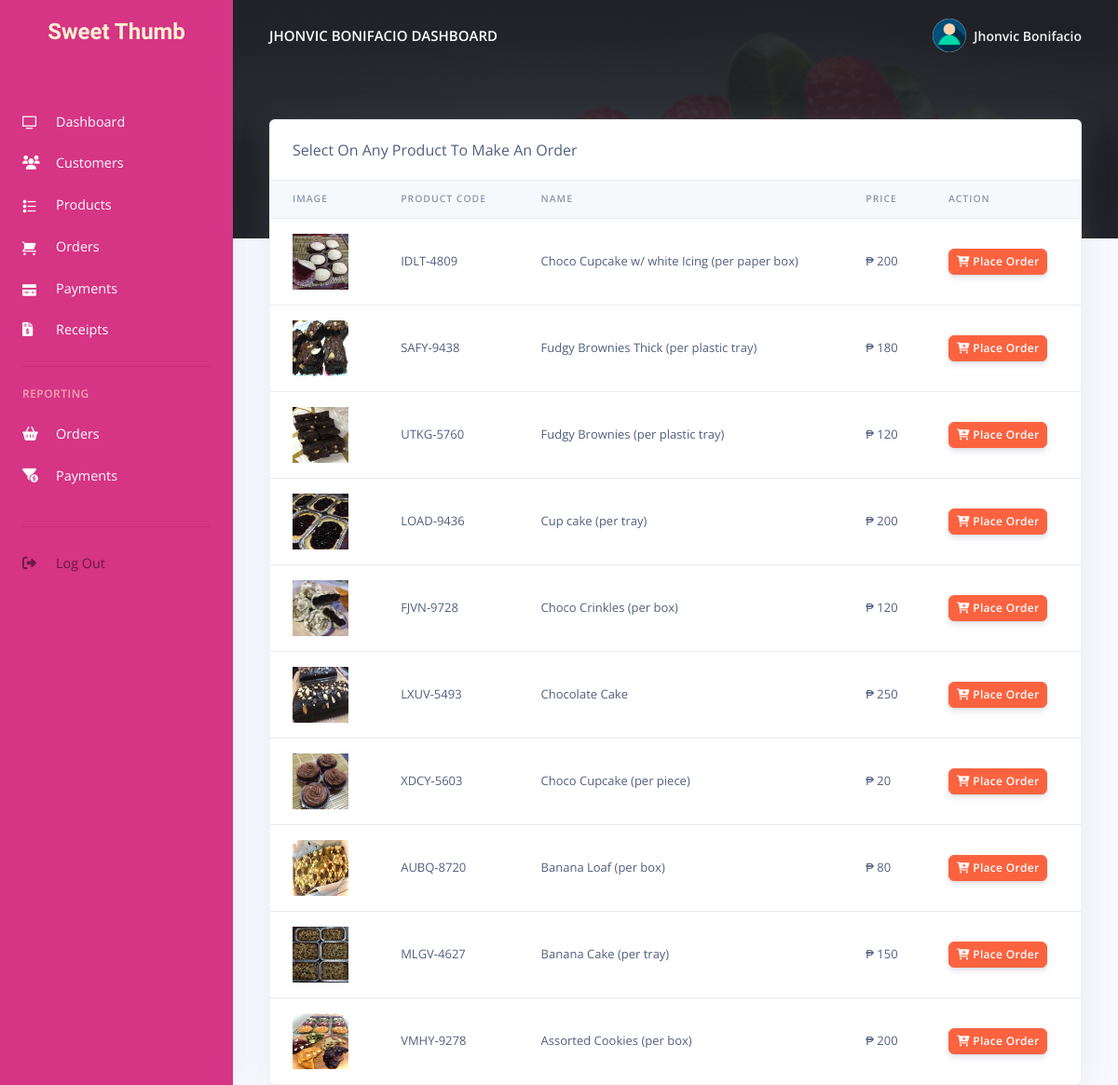
The page /pos/cashier/orders.php (signed in) on the database as committed earlier.
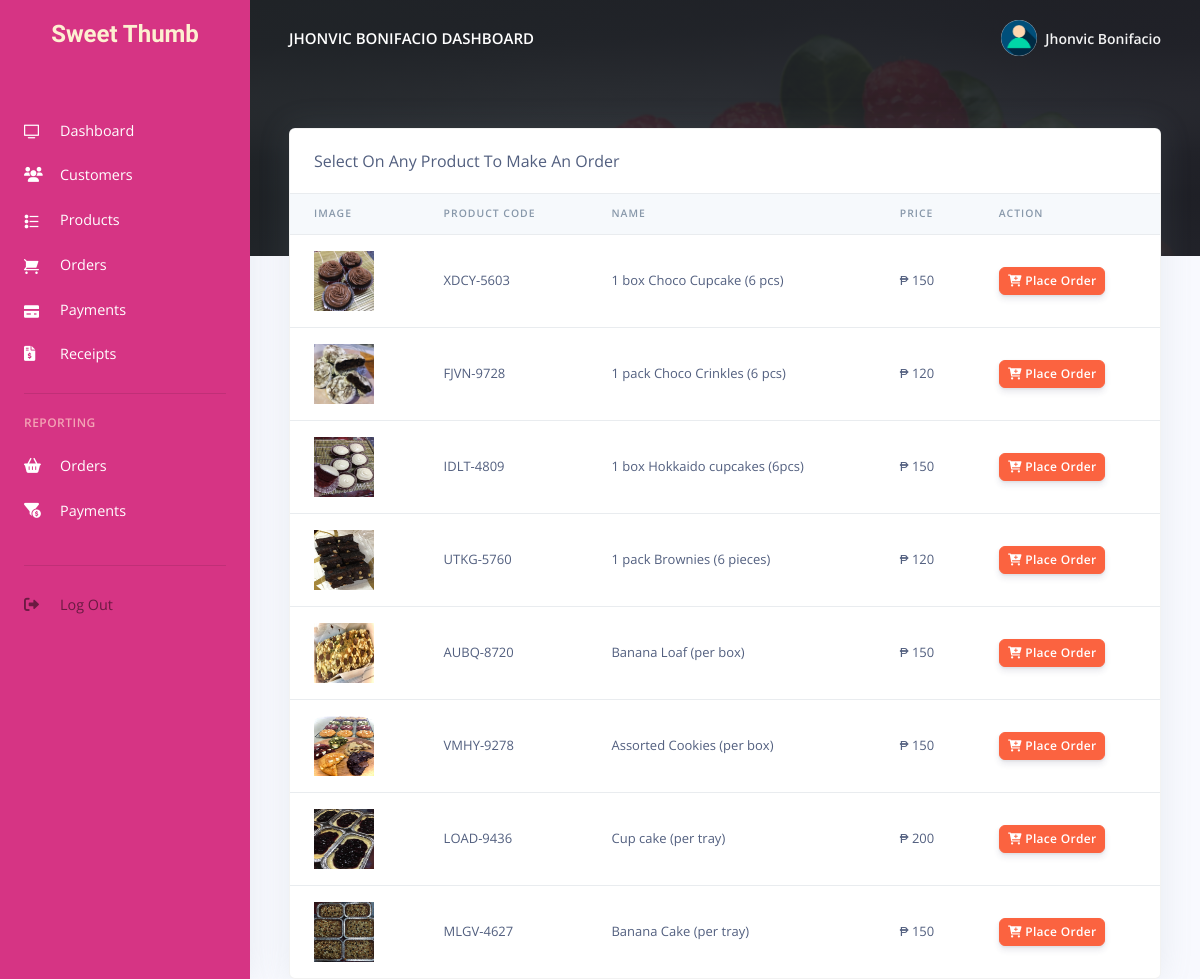
The same page on the database as committed later.
### tables this page shows
CREATE TABLE `rpos_staff` (
  `staff_id` int(20) NOT NULL,
  `staff_name` varchar(200) NOT NULL,
  `staff_number` varchar(200) NOT NULL,
  `staff_email` varchar(200) NOT NULL,
  `staff_password` varchar(200) NOT NULL,
  `created_at` timestamp(6) NOT NULL DEFAULT current_timestamp(6) ON UPDATE current_timestamp(6)
);

CREATE TABLE `rpos_products` (
  `prod_id` varchar(200) NOT NULL,
  `prod_code` varchar(200) NOT NULL,
  `prod_name` varchar(200) NOT NULL,
  `prod_img` varchar(200) NOT NULL,
  `prod_desc` longtext NOT NULL,
  `prod_price` varchar(200) NOT NULL,
  `created_at` timestamp(6) NOT NULL DEFAULT current_timestamp(6) ON UPDATE current_timestamp(6)
);

### pos/cashier/orders.php (the view, shortened to what the changed rows need)
<?php
include('config/config.php');
require_once('partials/_head.php');
?>
<body>
  <?php
  require_once('partials/_sidebar.php');
  ?>
  <div class="main-content">
    <?php
    require_once('partials/_topnav.php');
    ?>
    <div class="container-fluid mt--8">
      <div class="row">
        <div class="col">
          <div class="card shadow">
            <div class="table-responsive">
              <table class="table align-items-center table-flush">
                <thead class="thead-light">
                  <tr>
                    <th scope="col">Image</th>
                    <th scope="col">Product Code</th>
                    <th scope="col">Name</th>
                    <th scope="col">Price</th>
                    <th scope="col">Action</th>
                  </tr>
                </thead>
                <tbody>
                  <?php
                  $ret = "SELECT * FROM  rpos_products  ORDER BY `rpos_products`.`created_at` DESC ";
                  $stmt = $mysqli->prepare($ret);
                  $stmt->execute();
                  $res = $stmt->get_result();
                  while ($prod = $res->fetch_object()) {
                  ?>
                    <tr>
                      <td>
                        <?php
                        if ($prod->prod_img) {
                          echo "<img src='../admin/assets/img/products/$prod->prod_img' height='60' width='60 class='img-thumbnail'>";
                        } else {
                          echo "<img src='../admin/assets/img/products/default.jpg' height='60' width='60 class='img-thumbnail'>";
                        }
                        ?>
                      </td>
                      <td><?php echo $prod->prod_code; ?></td>
                      <td><?php echo $prod->prod_name; ?></td>
                      <td>₱ <?php echo $prod->prod_price; ?></td>
                      <td>
                        <a href="make_oder.php?prod_id=<?php echo $prod->prod_id; ?>&prod_name=<?php echo $prod->prod_name; ?>&prod_price=<?php echo $prod->prod_price; ?>">
                          <button class="btn btn-sm btn-warning">
                            <i class="fas fa-cart-plus"></i>
                            Place Order
                          </button>
                        </a>
                      </td>
                    </tr>
                  <?php } ?>
                </tbody>
              </table>
            </div>
          </div>
        </div>
      </div>
    </div>
  </div>
</body>
</html>

### pos/cashier/partials/_sidebar.php (shortened to what the changed rows need)
<?php
  $staff_id = $_SESSION['staff_id'];
  $ret = "SELECT * FROM  rpos_staff  WHERE staff_id = '$staff_id'";
  $stmt = $mysqli->prepare($ret);
  $stmt->execute();
  $res = $stmt->get_result();
  while ($staff_id = $res->fetch_object()) {
?>
<!DOCTYPE html>
<html lang="en">
<head>
  <link rel="stylesheet" href="https://cdnjs.cloudflare.com/ajax/libs/font-awesome/6.0.0-beta3/css/all.min.css" />
</head>
<body>
    <nav class="navbar navbar-vertical fixed-left navbar-expand-md navbar-light" style="background-color: #D63484;"  id="sidenav-main">
      <div class="container-fluid">
        <a class="navbar-brand pt-0" href="dashboard.php">
          <h1 style="font-family: 'Shrikhand', serif;color: #FDF0D1;font-size: 1.5rem;">Sweet Thumb</h1>
        </a>
        <div class="collapse navbar-collapse" id="sidenav-collapse-main">
          <ul class="navbar-nav">
            <li class="nav-item">
              <a class="nav-link text-white" href="dashboard.php">
                <i class="ni ni-tv-2"></i> Dashboard
              </a>
            </li>
            <li class="nav-item">
              <a class="nav-link  text-white" href="customes.php">
                <i class="fas fa-users"></i> Customers
              </a>
            </li>
            <li class="nav-item">
              <a class="nav-link text-white" href="products.php">
                <i class="ni ni-bullet-list-67"></i>Products
              </a>
            </li>
            <li class="nav-item">
              <a class="nav-link text-white" href="orders.php">
                <i class="ni ni-cart"></i> Orders
              </a>
            </li>
            <li class="nav-item">
              <a class="nav-link text-white" href="payments.php">
                <i class="ni ni-credit-card"></i> Payments
              </a>
            </li>
            <li class="nav-item">
              <a class="nav-link text-white" href="receipts.php">
                <i class="fas fa-file-invoice-dollar"></i> Receipts
              </a>
            </li>
          </ul>
          <hr class="my-3">
          <h6 class="navbar-heading text-pink">Reporting</h6>
          <ul class="navbar-nav mb-md-3">
            <li class="nav-item">
              <a class="nav-link text-white" href="orders_reports.php">
                <i class="fas fa-shopping-basket"></i> Orders
              </a>
            </li>
            <li class="nav-item">
              <a class="nav-link text-white" href="payments_reports.php">
                <i class="fas fa-funnel-dollar"></i> Payments
              </a>
            </li>
          </ul>
          <hr class="my-3">
          <ul class="navbar-nav mb-md-3">
            <li class="nav-item">
              <a class="nav-link text-black" href="logout.php">
                <i class="fas fa-sign-out-alt text-black"></i> Log Out
              </a>
            </li>
          </ul>
        </div>
      </div>
    </nav>
  <?php } ?>
</body>
</html>

### pos/cashier/partials/_topnav.php (shortened to what the changed rows need)
<?php
$staff_id = $_SESSION['staff_id'];
$ret = "SELECT * FROM  rpos_staff  WHERE staff_id = '$staff_id'";
$stmt = $mysqli->prepare($ret);
$stmt->execute();
$res = $stmt->get_result();
while ($staff = $res->fetch_object()) {
?>
    <nav class="navbar navbar-top navbar-expand-md navbar-dark" id="navbar-main">
        <div class="container-fluid">
            <a class="h4 mb-0 text-white text-uppercase d-none d-lg-inline-block" href="dashboard.php"><?php echo $staff->staff_name; ?> Dashboard</a>
            <ul class="navbar-nav align-items-center d-none d-md-flex">
                <li class="nav-item dropdown">
                    <a class="nav-link pr-0" href="#" role="button" data-toggle="dropdown" aria-haspopup="true" aria-expanded="false">
                        <div class="media align-items-center">
                            <span class="avatar avatar-sm rounded-circle">
                                <img alt="Image placeholder" src="../admin/assets/img/theme/user-a-min.png">
                            </span>
                            <div class="media-body ml-2 d-none d-lg-block">
                                <span class="mb-0 text-sm  font-weight-bold"><?php echo $staff->staff_name; ?></span>
                            </div>
                        </div>
                    </a>
                </li>
            </ul>
        </div>
    </nav>
<?php } ?>

Rows that differ between the two databases and show on the page:
removed rpos_products: prod_img (picture), prod_code "SAFY-9438", prod_name "Fudgy Brownies Thick (per plastic tray)", prod_price "180"
removed rpos_products: prod_img (picture), prod_code "LXUV-5493", prod_name "Chocolate Cake", prod_price "250"
changed rpos_products "XDCY-5603": prod_name "Choco Cupcake (per piece)" → "1 box Choco Cupcake (6 pcs)"; prod_price "20" → "150"; moves up the list
changed rpos_products "FJVN-9728": prod_name "Choco Crinkles (per box)" → "1 pack Choco Crinkles (6 pcs)"; moves up the list
changed rpos_products "IDLT-4809": prod_name "Choco Cupcake w/ white Icing (per paper box)" → "1 box Hokkaido cupcakes (6pcs)"; prod_price "200" → "150"
changed rpos_products "UTKG-5760": prod_name "Fudgy Brownies (per plastic tray)" → "1 pack Brownies (6 pieces)"
changed rpos_products "AUBQ-8720": prod_price "80" → "150"; moves up the list
changed rpos_products "VMHY-9278": prod_price "200" → "150"; moves up the list
